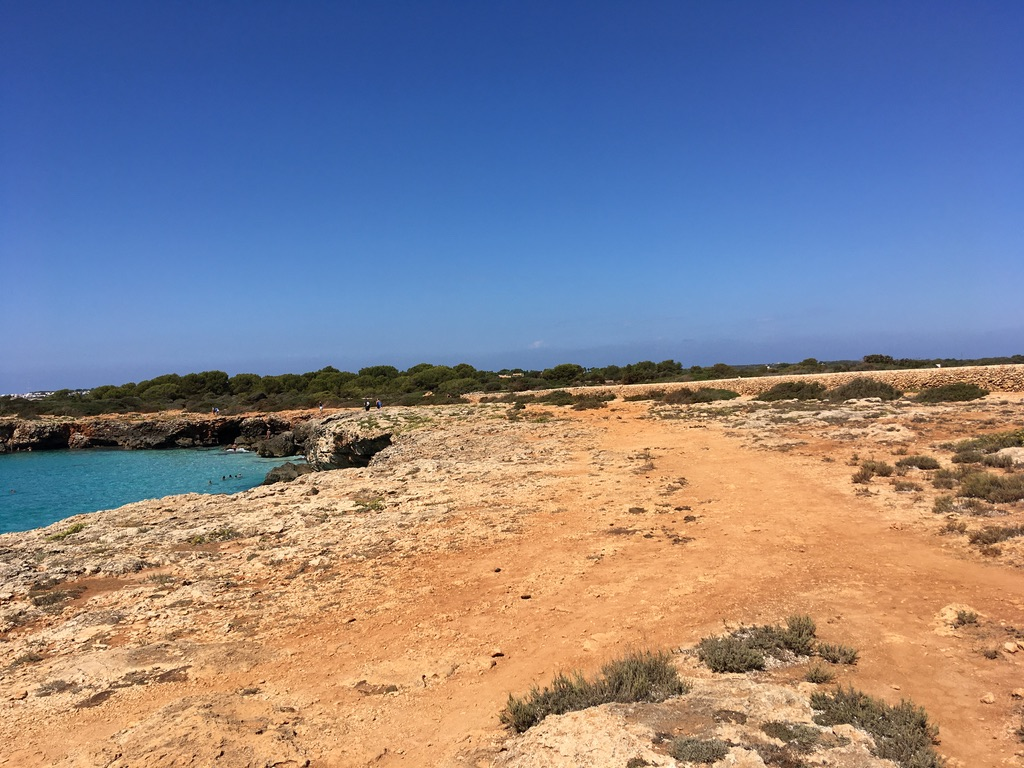
#> input picture create_collage/images/1.jpg, 1024 x 768 px, found by its file name; its folder holds only this picture in this run
$ python main.py
#> lines starting #> are read from the running program, lines starting #| are printed output that depends on the picture
import cv2
import os


# Option

images = os.listdir('images')
for image in images:
  print(image)
  gray = cv2.imread(f'images/{image}', 0)
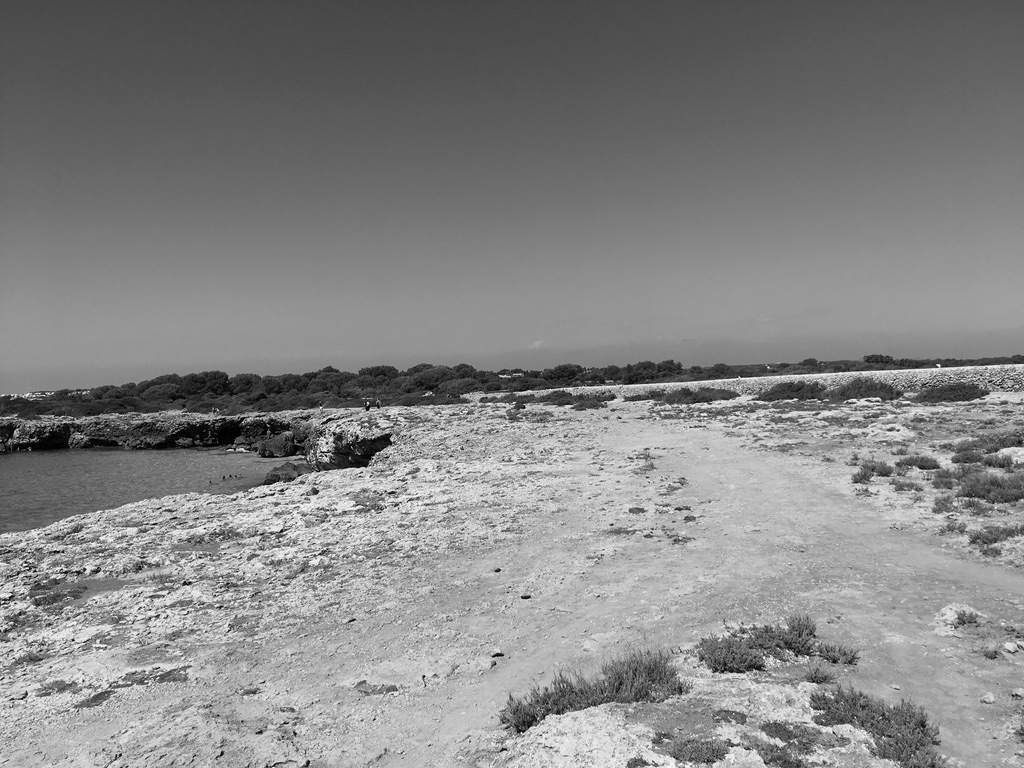
#> gray: shape (768, 1024); min 0, max 255, mean 132.8
  print(gray)
#> (printed output is left out)
  cv2.imwrite(f'grayimages/gray-{image}', gray)


# One option
color = cv2.imread('imagenes/galaxy.jpeg', 0)
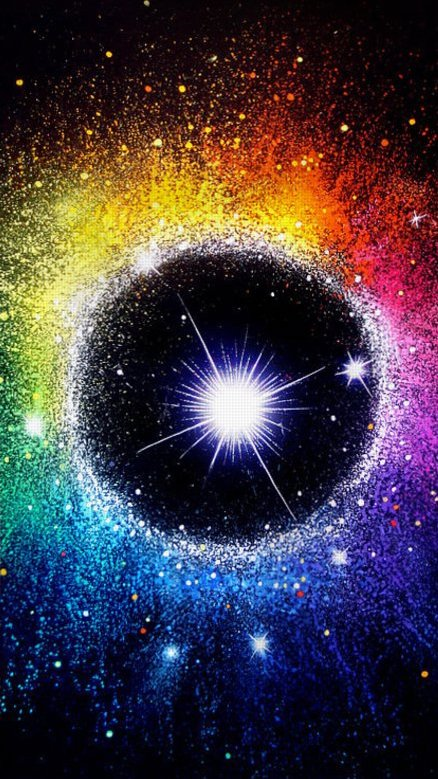
#> input picture imagenes/galaxy.jpeg, 438 x 779 px
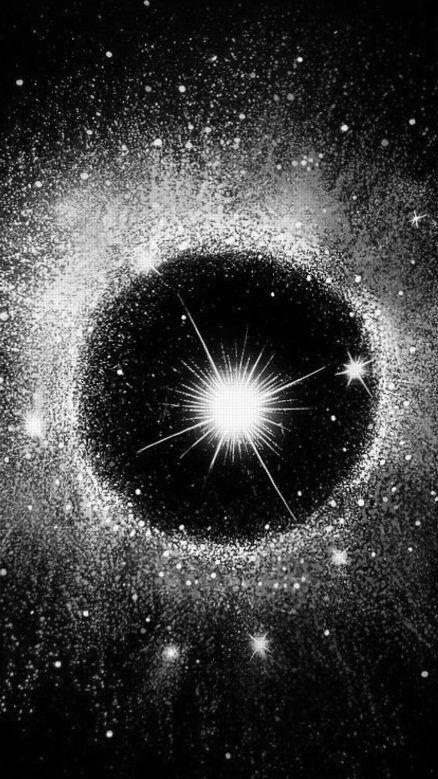
#> color: shape (779, 438); min 0, max 255, mean 60.8
cv2.imwrite('galaxy-gray.jpeg', color)

color1 = cv2.imread('imagenes/python.jpeg', 0)
cv2.imwrite('pyhton-gray.jpeg', color1)

color2 = cv2.imread('imagenes/bear.jpeg', 0)
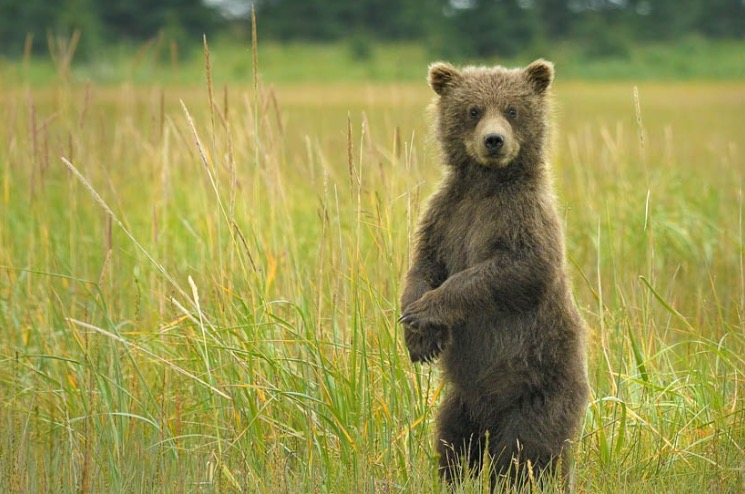
#> input picture imagenes/bear.jpeg, 745 x 494 px
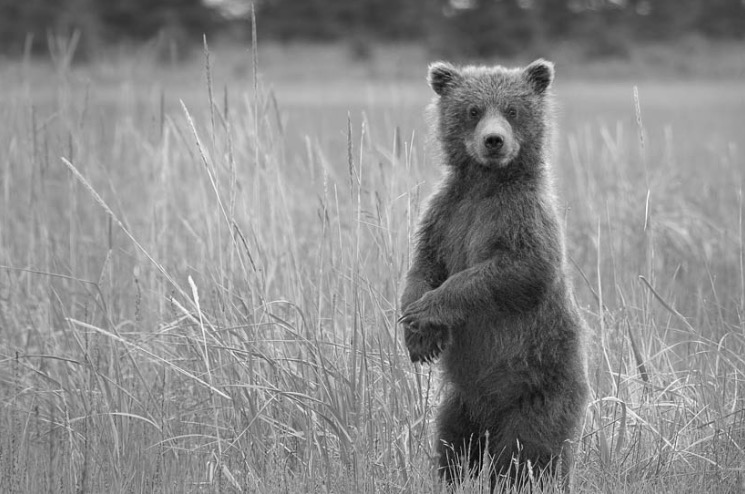
#> color2: shape (494, 745); min 0, max 252, mean 139.2
cv2.imwrite('bear-gray.jpeg', color2)
